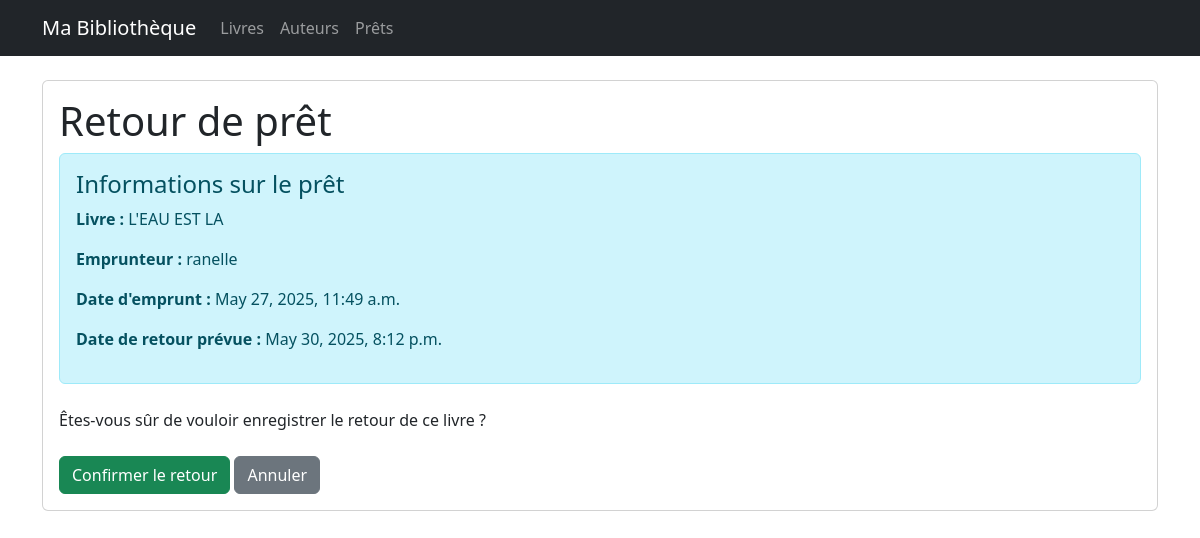
The app's page /catalogue/loan/7/return/ (signed in) with its own data.
### catalogue/models.py (models this page shows, shortened)
class Loan(models.Model):
    LOAN_STATUS = (
        ('B', 'Borrowed'),
        ('R', 'Reserved'),
        ('A', 'Available'),
        ('O', 'Overdue'),
        ('C', 'Completed'),
    )
    book = models.ForeignKey(Book, on_delete=models.CASCADE, related_name='loans')
    borrower = models.ForeignKey(User, on_delete=models.CASCADE, related_name='loans')
    loan_date = models.DateTimeField(default=timezone.now)
    return_due_date = models.DateTimeField()
    return_date = models.DateTimeField(null=True, blank=True)
    status = models.CharField(max_length=1, choices=LOAN_STATUS, default='B')
    class Meta:
        ordering = ['-loan_date']
    def is_overdue(self):
        if not self.return_date and timezone.now() > self.return_due_date:
            return True
        return False

class Book(models.Model):
    title = models.CharField(max_length=200)
    isbn = models.CharField('ISBN', max_length=13, unique=True)
    authors = models.ManyToManyField(Author, related_name='books')
    category = models.ForeignKey(Category, on_delete=models.SET_NULL, null=True, related_name='books')
    summary = models.TextField(blank=True)
    total_copies = models.IntegerField(default=1)
    available_copies = models.IntegerField(default=1)
    publication_date = models.DateField(null=True, blank=True)
    created_at = models.DateTimeField(auto_now_add=True)
    updated_at = models.DateTimeField(auto_now=True)
    class Meta:
        ordering = ['title']

### catalogue/views.py (the view, shortened to what this page needs)
# urls.py: path('loan/<int:pk>/return/', views.loan_return, name='loan_return'),
@login_required
def loan_return(request, pk):
    loan = get_object_or_404(Loan, pk=pk)
    return render(request, 'catalogue/loan_return.html', {'loan': loan})

### catalogue/templates/catalogue/loan_return.html (shortened to what this page needs)
{% extends 'catalogue/base.html' %}
{% block content %}
<div class="card">
    <div class="card-body">
        <h1 class="card-title">Retour de prêt</h1>
        <div class="alert alert-info">
            <h4 class="alert-heading">Informations sur le prêt</h4>
            <p><strong>Livre :</strong> {{ loan.book.title }}</p>
            <p><strong>Emprunteur :</strong> {{ loan.borrower.username }}</p>
            <p><strong>Date d'emprunt :</strong> {{ loan.loan_date }}</p>
            <p><strong>Date de retour prévue :</strong> {{ loan.return_due_date }}</p>
        </div>
        <form method="post" class="mt-4">
            <p>Êtes-vous sûr de vouloir enregistrer le retour de ce livre ?</p>
            <div class="mt-4">
                <button type="submit" class="btn btn-success">Confirmer le retour</button>
                <a href="{% url 'catalogue:loan_list' %}" class="btn btn-secondary">Annuler</a>
            </div>
        </form>
    </div>
</div>
{% endblock %}

### records on screen
Loan: book "L'EAU EST LA", borrower.username "ranelle", loan_date "May 27, 2025, 11:49 a.m.", return_due_date "May 30, 2025, 8:12 p.m."
